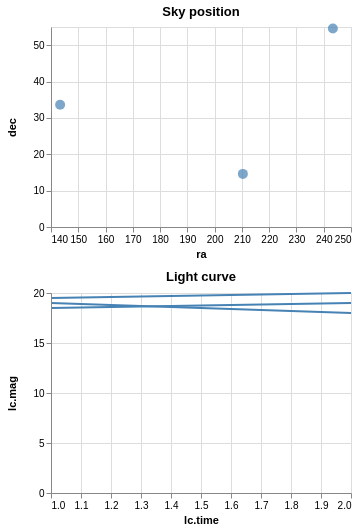

Vega-Lite specification for this chart:
### Vega specification from a JSON file in a GitHub repository (floating-point values rounded to 4 significant figures)
{"$schema": "https://vega.github.io/schema/vega/v4.json", "description": "Show a line chart corresponding to selected points.", "autosize": "pad", "padding": 5, "width": 300, "data": [{"name": "pts_store"}, {"name": "source_0", "values": [{"id": "001", "ra": 243.3, "dec": "+54.6", "lc": [{"time": 1, "mag": 18.5}, {"time": 2, "mag": 19}]}, {"id": "002", "ra": 210.3, "dec": "+14.6", "lc": [{"time": 1, "mag": 19.5}, {"time": 2, "mag": 20}]}, {"id": "003", "ra": 143.3, "dec": "+33.6", "lc": [{"time": 1, "mag": 19}, {"time": 2, "mag": 18}]}]}, {"name": "data_0", "source": "source_0", "transform": [{"type": "flatten", "fields": ["lc"], "as": ["lc"]}]}, {"name": "data_1", "source": "data_0", "transform": [{"type": "aggregate", "groupby": ["ra", "dec", "id"], "ops": [], "fields": [], "as": []}]}, {"name": "data_2", "source": "data_0", "transform": [{"type": "formula", "expr": "datum[\"lc\"] && datum[\"lc\"][\"time\"]", "as": "lc.time"}, {"type": "formula", "expr": "datum[\"lc\"] && datum[\"lc\"][\"mag\"]", "as": "lc.mag"}, {"type": "filter", "expr": "!(length(data(\"pts_store\"))) || (vlSelectionTest(\"pts_store\", datum))"}]}], "signals": [{"name": "concat_0_height", "value": 200}, {"name": "concat_1_height", "value": 200}, {"name": "unit", "value": {}, "on": [{"events": "mousemove", "update": "isTuple(group()) ? group() : unit"}]}, {"name": "pts", "update": "vlSelectionResolve(\"pts_store\")"}], "layout": {"padding": {"row": 10, "column": 10}, "columns": 1, "bounds": "full", "align": "each"}, "marks": [{"type": "group", "name": "concat_0_group", "title": {"text": "Sky position", "frame": "group"}, "style": "cell", "encode": {"update": {"width": {"signal": "width"}, "height": {"signal": "concat_0_height"}}}, "signals": [{"name": "pts_tuple", "value": {}, "on": [{"events": [{"source": "scope", "type": "click"}], "update": "datum && item().mark.marktype !== 'group' ? {unit: \"concat_0\", fields: pts_tuple_fields, values: [datum[\"id\"]]} : null", "force": true}]}, {"name": "pts_tuple_fields", "update": "[{\"field\":\"id\",\"type\":\"E\"}]"}, {"name": "pts_toggle", "value": false, "on": [{"events": [{"source": "scope", "type": "click"}], "update": "event.shiftKey"}]}, {"name": "pts_modify", "on": [{"events": {"signal": "pts_tuple"}, "update": "modify(\"pts_store\", pts_toggle ? null : pts_tuple, pts_toggle ? null : true, pts_toggle ? pts_tuple : null)"}]}], "marks": [{"name": "concat_0_marks", "type": "symbol", "style": ["circle"], "from": {"data": "data_1"}, "encode": {"update": {"opacity": {"value": 0.7}, "fill": [{"test": "datum[\"ra\"] === null || isNaN(datum[\"ra\"]) || datum[\"dec\"] === null || isNaN(datum[\"dec\"])", "value": null}, {"test": "!(length(data(\"pts_store\"))) || (vlSelectionTest(\"pts_store\", datum))", "value": "steelblue"}, {"value": "grey"}], "tooltip": {"signal": "{\"ra\": format(datum[\"ra\"], \"\"), \"dec\": format(datum[\"dec\"], \"\")}"}, "x": {"scale": "concat_0_x", "field": "ra"}, "y": {"scale": "concat_0_y", "field": "dec"}, "size": {"value": 100}, "shape": {"value": "circle"}}}}], "axes": [{"scale": "concat_0_x", "orient": "bottom", "grid": false, "title": "ra", "labelFlush": true, "labelOverlap": true, "tickCount": {"signal": "ceil(width/40)"}, "zindex": 1}, {"scale": "concat_0_x", "orient": "bottom", "gridScale": "concat_0_y", "grid": true, "tickCount": {"signal": "ceil(width/40)"}, "domain": false, "labels": false, "maxExtent": 0, "minExtent": 0, "ticks": false, "zindex": 0}, {"scale": "concat_0_y", "orient": "left", "grid": false, "title": "dec", "labelOverlap": true, "tickCount": {"signal": "ceil(concat_0_height/40)"}, "zindex": 1}, {"scale": "concat_0_y", "orient": "left", "gridScale": "concat_0_x", "grid": true, "tickCount": {"signal": "ceil(concat_0_height/40)"}, "domain": false, "labels": false, "maxExtent": 0, "minExtent": 0, "ticks": false, "zindex": 0}]}, {"type": "group", "name": "concat_1_group", "title": {"text": "Light curve", "frame": "group"}, "style": "cell", "encode": {"update": {"width": {"signal": "width"}, "height": {"signal": "concat_1_height"}}}, "marks": [{"name": "concat_1_pathgroup", "type": "group", "from": {"facet": {"name": "faceted_path_concat_1_main", "data": "data_2", "groupby": ["id"]}}, "encode": {"update": {"width": {"field": {"group": "width"}}, "height": {"field": {"group": "height"}}}}, "marks": [{"name": "concat_1_marks", "type": "line", "style": ["line"], "sort": {"field": "datum[\"lc.time\"]", "order": "descending"}, "from": {"data": "faceted_path_concat_1_main"}, "encode": {"update": {"stroke": {"value": "steelblue"}, "tooltip": {"signal": "{\"lc.time\": format(datum[\"lc.time\"], \"\"), \"lc.mag\": format(datum[\"lc.mag\"], \"\"), \"id\": ''+datum[\"id\"]}"}, "x": {"scale": "concat_1_x", "field": "lc\\.time"}, "y": {"scale": "concat_1_y", "field": "lc\\.mag"}, "defined": {"signal": "datum[\"lc.time\"] !== null && !isNaN(datum[\"lc.time\"]) && datum[\"lc.mag\"] !== null && !isNaN(datum[\"lc.mag\"])"}}}}]}], "axes": [{"scale": "concat_1_x", "orient": "bottom", "grid": false, "title": "lc.time", "labelFlush": true, "labelOverlap": true, "tickCount": {"signal": "ceil(width/40)"}, "zindex": 1}, {"scale": "concat_1_x", "orient": "bottom", "gridScale": "concat_1_y", "grid": true, "tickCount": {"signal": "ceil(width/40)"}, "domain": false, "labels": false, "maxExtent": 0, "minExtent": 0, "ticks": false, "zindex": 0}, {"scale": "concat_1_y", "orient": "left", "grid": false, "title": "lc.mag", "labelOverlap": true, "tickCount": {"signal": "ceil(concat_1_height/40)"}, "zindex": 1}, {"scale": "concat_1_y", "orient": "left", "gridScale": "concat_1_x", "grid": true, "tickCount": {"signal": "ceil(concat_1_height/40)"}, "domain": false, "labels": false, "maxExtent": 0, "minExtent": 0, "ticks": false, "zindex": 0}]}], "scales": [{"name": "concat_0_x", "type": "linear", "domain": {"data": "data_1", "field": "ra"}, "range": [0, {"signal": "width"}], "zero": false, "nice": true}, {"name": "concat_0_y", "type": "linear", "domain": {"data": "data_1", "field": "dec"}, "range": [{"signal": "concat_0_height"}, 0], "nice": true, "zero": true}, {"name": "concat_1_x", "type": "linear", "domain": {"data": "data_2", "field": "lc\\.time"}, "range": [0, {"signal": "width"}], "zero": false, "nice": true}, {"name": "concat_1_y", "type": "linear", "domain": {"data": "data_2", "field": "lc\\.mag"}, "range": [{"signal": "concat_1_height"}, 0], "nice": true, "zero": true}], "config": {"axisY": {"minExtent": 30}}}
